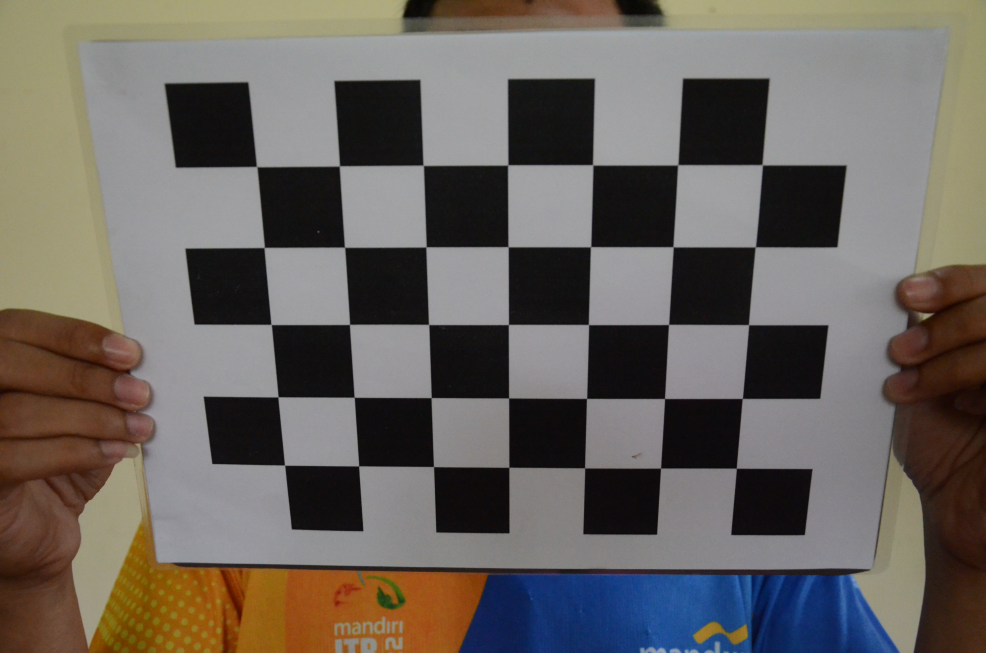
#> input picture notes/core/camera_callibration/img/calib/DSC_2975.JPG, 4928 x 3264 px, found by its file name (shown at 1/5 size); its folder holds only this picture in this run
$ python main.py
#> lines starting #> are read from the running program, lines starting #| are printed output that depends on the picture; after the words box and inside, x2 and y2 are one past the last pixel; in counts of white or black regions, pixels touching at a corner belong together; long printed decimals are rounded
### notes/core/camera_callibration/mycalibrator.py
# 2023, March
# by @mahaamesha
# I want to do camera calibration to get intrinsic and extrinsic parameter.
# Then, I need to undistort test image

import cv2 as cv
import numpy as np
import matplotlib.pyplot as plt
import os


class CameraCalibrator():
	def __init__(self, PATERN_SIZE:tuple=(8,6), calib_dir:str="./img/calib/"):
		print('Initialize CameraCalibrator class ...', end=' ')
		self.PATERN_SIZE = PATERN_SIZE
		self.calib_dir = os.path.join( os.path.abspath(__file__), '../' , calib_dir )
		self.test_dir = os.path.join( os.path.abspath(__file__), '.././img/test/' )

		# store compressed images. i need it later in calibration
		self.obj_imgs = {}

		# termination criteria
		self.criteria = (cv.TERM_CRITERIA_EPS + cv.TERM_CRITERIA_MAX_ITER, 30, 0.001)

		# prepare object points, like (0,0,0), (1,0,0), (2,0,0) ....,(6,5,0)
		self.objp = np.zeros((self.PATERN_SIZE[0] * self.PATERN_SIZE[1], 3), np.float32)
		self.objp[:,:2] = np.mgrid[0:self.PATERN_SIZE[0], 0:self.PATERN_SIZE[1]].T.reshape(-1,2)

		# arrays to store object points and image points from all the images.
		self.objpoints = [] # 3d point in real world space
		self.imgpoints = [] # 2d points in image plane

		# calibration properties
		self.ret = None     # calibration return value
		self.mtx = None     # camera matrix
		self.dist = None    # distortion coefs
		self.rvecs = None   # rotational vector
		self.tvecs = None   # translation vector

		# reprojection error
		self.mean_err = None
		print('Done')


	# [23 lines left out: function compress_calib_imgs, not called in this run]


	# improvement of compress_calib_imgs. See tests/resize/main.py
	def size_preconditioning(self, file_path, dsize:tuple=(1920,1080)):
		"""
		Function to crop image into desired size (default=1920x1080).
		I assume that the input image has larger size.
		"""
#> called with dsize = (1920, 1080)
		im = cv.imread(file_path, cv.IMREAD_GRAYSCALE)
#> im: shape (3264, 4928); min 4, max 174, mean 101
		h, w = im.shape[:2]
#> h = 3264; w = 4928

		# resize
		resize_size = (w, h)
#> resize_size = (4928, 3264)
		c = 1   # divider factor
		while resize_size[0] > dsize[0] and resize_size[1] > dsize[1]:
			c += 0.1
			resize_size = (int(w/c), int(h/c))
			if resize_size[0] < dsize[0] or resize_size[1] < dsize[1]:  # in last iteration
				c -= 0.1
				resize_size = (int(w/c), int(h/c))
				h, w = resize_size[1], resize_size[0]
				break
#> after the loop, c = 2.5; h = 1305; w = 1971
		im_resize = cv.resize(im, resize_size)

		# rows n cols range for cropping
		rows = (h//2-dsize[1]//2, h//2+dsize[1]//2)    # rows ~ height
#> rows = (112, 1192)
		cols = (w//2-dsize[0]//2, w//2+dsize[0]//2)    # cols ~ width
#> cols = (25, 1945)
		im_crop = im_resize[rows[0]:rows[1], cols[0]:cols[1]]

		im_final = cv.rectangle(im_resize.copy(), pt1=(cols[0], rows[0]), pt2=(cols[1], rows[1]), color=(0,255,0), thickness=int(0.5/100*h))
		im_final = cv.circle(im_final, (w//2, h//2), color=(0,255,0), radius=int(1/100*h), thickness=-1)
#> im_final: shape (1305, 1971); min 0, max 173, mean 99.2

		return im_crop


	def compress_calib_imgs2(self):
		print('Compressing calibration images ...')
		def do_func(dir):
			for fname in os.listdir(dir):
				print(f'\tGrayscaling {fname} ...', end=' ')
				path = os.path.join(dir, fname)
				# crop image if it is not in desired size
				img = self.size_preconditioning(path, dsize=(1920,1080))
#> call 2 of size_preconditioning, with dsize = (1920, 1080)
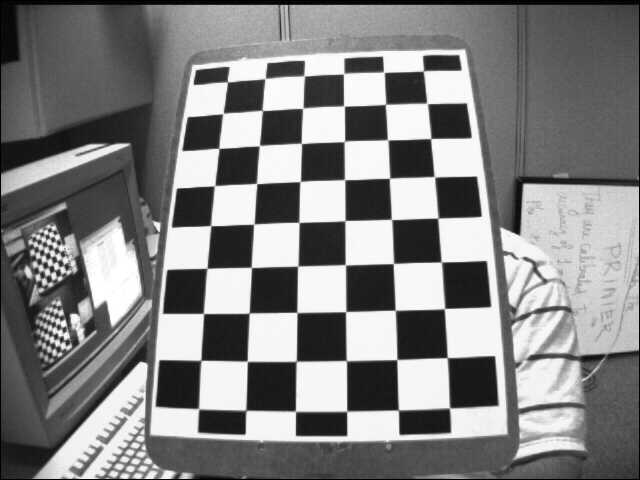
#> input picture notes/core/camera_callibration/img/test/left12.jpg, 640 x 480 px, found by its file name
#> in size_preconditioning, im is the input picture: shape (480, 640); min 0, max 255, mean 129.5
#> in size_preconditioning (call 2), `im_crop = im_resize[rows[0]:rows[1], cols[0]:cols[1]]`:
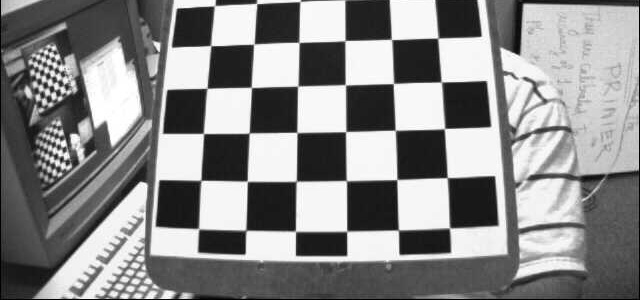
#> im_crop: shape (300, 640); min 0, max 255, mean 137
#> in size_preconditioning (call 2), `im_final = cv.circle(im_final, (w//2, h//2), color=(0,255,0), radius=i..`: im_final: shape (480, 640); 0.02% of pixels changed, all inside (x1, y1, x2, y2) = (316, 236, 325, 245)
				self.obj_imgs.update( {fname: img} )
				print('Done')
		do_func(self.calib_dir)
		do_func(self.test_dir)


	def get_calib_properties(self):
		print('Getting calibration properties ...')
		# find the chessboard pattern
		for fname, gray in list( self.obj_imgs.items() )[:-1]:		# last image is test image
			print('\tFinding chessboard corners in %s ...' %fname, end=' ')
			# img = cv.imread(os.path.join(self.calib_dir, fname))
			# gray = cv.cvtColor(img, cv.COLOR_BGR2GRAY)
			img = cv.cvtColor(gray, cv.COLOR_GRAY2BGR)
			# find the chess board corners
			ret, corners = cv.findChessboardCorners(gray, self.PATERN_SIZE, corners=None, )

			if ret == True:
				self.objpoints.append(self.objp)
				# increase accuracy
				corners2 = cv.cornerSubPix(gray, corners, winSize=(7,7), zeroZone=(-1,-1), criteria=self.criteria)
				self.imgpoints.append(corners2)
				# draw and display the corners
				cv.drawChessboardCorners(img, self.PATERN_SIZE, corners2, ret)
				print('Done')
			else: print('Failed')	# failed detect chessboard corners
#> this loop made 1 pass
#> (fname, ret) on pass 1: ('DSC_2975.JPG', True)
#> (printed output is left out)
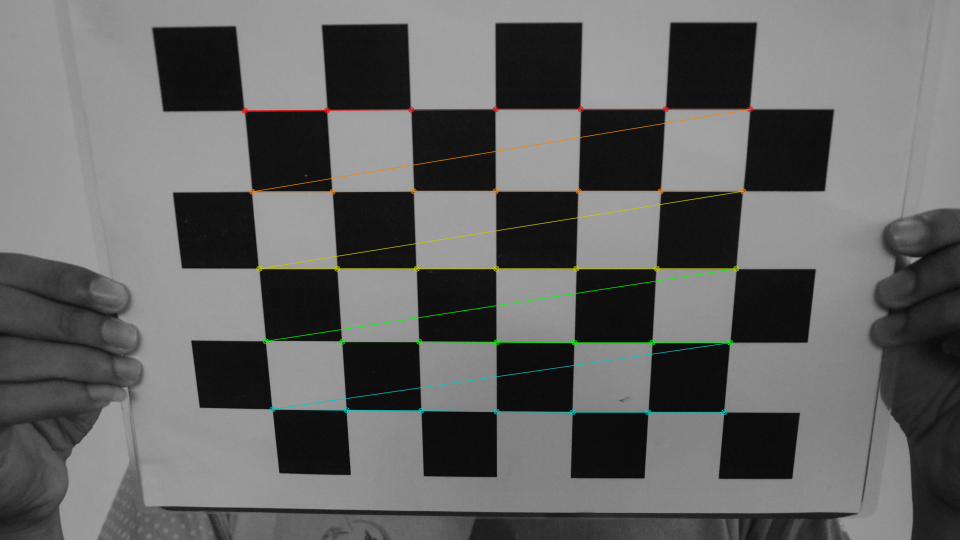
#> img: shape (1080, 1920, 3) (shown at 1/2 size); mean B, G, R 99.2, 100.1, 99.8
#> after the loop, self.imgpoints = 1 item; self.objpoints = 1 item

		# save the last img
		plt.imshow( cv.cvtColor(img, cv.COLOR_BGR2RGB) ); plt.title(fname); plt.savefig( os.path.join(os.path.abspath(__file__), '../img/im_found.jpg'), dpi=300 ); plt.show()

		# calibrate to get intrinsic & extrinsic properties
		# mtx, dist are intrinsic | rvecs, tvecs are extrinsic
		print('Calibrating the camera ...', end=' ')
		self.ret, self.mtx, self.dist, self.rvecs, self.tvecs = cv.calibrateCamera(self.objpoints, self.imgpoints, gray.shape[::-1], \
																					cameraMatrix=None, distCoeffs=None, rvecs=None, tvecs=None)
#> self.ret = 0.401; self.mtx = [[1827, 0, 956.8], [0, 1802.2, 596.1], [0, 0, 1]]; self.dist = [[-0.14, 0.97, -0.00133, -0.00272, -3.49]]; self.rvecs = ([0.331, 0.0375, -0.00378],); self.tvecs = ([-2.8, -2.27, 10.86],)
		# convert tuple to numpy array
		self.rvecs, self.tvecs = np.asarray(self.rvecs), np.asarray(self.tvecs)
#> self.rvecs = [0.331, 0.0375, -0.00378]; self.tvecs = [-2.8, -2.27, 10.86]
		print('Done')


	def calculate_reprojection_error(self):
		print('Calculating the re-projection error ...', end=' ')
		self.mean_err = 0
		for i in range(len(self.objpoints)):
			imgpoints2, _ = cv.projectPoints(self.objpoints[i], self.rvecs[i], self.tvecs[i], self.mtx, self.dist)
			error = cv.norm(self.imgpoints[i], imgpoints2, cv.NORM_L2)/len(imgpoints2)
			self.mean_err += error
#> this loop made 1 pass
#> (error, self.mean_err) on pass 1: (0.0678, 0.0678)
#> after the loop, self.mean_err = 0.0678
		self.mean_err = self.mean_err/len(self.objpoints)
		print('Done')


	def print_calib_properties(self):
		print('\n========== CALIBRATION PROPERTIES ==========\n')
		print('Ret:', self.ret, end="\n\n")
#| Ret: 0.4013
		print('Camera matrix:'); print("Type:", type(self.mtx)); print("Shape:", self.mtx.shape); print(self.mtx, end="\n\n")
		print('Distortion coefficients:'); print("Type:", type(self.dist)); print("Shape:", self.dist.shape); print(self.dist, end="\n\n")
		print('Rotation vectors:'); print("Type:", type(self.rvecs)); print("Shape:", self.rvecs.shape); print(self.rvecs, end="\n\n")
		print('Translation vectors:'); print("Type:", type(self.tvecs)); print("Shape:", self.tvecs.shape); print(self.tvecs, end="\n\n")
		print('*) `rvecs` and `tvecs` contains (3x1) vector for every image.\n')

		print('Re-projection error:', self.mean_err)
#| Re-projection error: 0.06783
		print('*) The closer the re-projection error is to zero, the more accurate the parameters we found are.')
		print('\n======= (END) CALIBRATION PROPERTIES =======\n')


	# if I already did the calibration once, i can save the calib properties
	def store_calib_properties(self, file_path:str='./data/calib_properties.npz'):
		print('Storing calibration properties ...', end=' ')
		file_path = os.path.join( os.path.abspath(__file__), '../' , file_path )
		np.savez(file_path, \
			objpoints=self.objpoints, \
			imgpoints=self.imgpoints, \
			ret=self.ret, \
			mtx=self.mtx, \
			dist=self.dist, \
			rvecs=self.rvecs, \
			tvecs=self.tvecs)
		print('Done')


	def load_calib_properties(self, file_path:str='./data/calib_properties.npz'):
		print('Loading calibration properties ...', end=' ')
		file_path = os.path.join( os.path.abspath(__file__), '../' , file_path )
		data = np.load(file_path)

		self.objpoints = data['objpoints']
		self.imgpoints = data['imgpoints']
		self.ret = data['ret']
		self.mtx = data['mtx']
		self.dist = data['dist']
		self.rvecs = data['rvecs']
		self.tvecs = data['tvecs']
		print('Done')


	def undistort_image(self, file_path:str='./img/test/left12.jpg', alpha=1):
#> called with file_path = '', alpha = 0
		print('Undistorting test image ...')
		path = os.path.join( os.path.abspath(__file__), '../' , file_path )
		print('\tReading test image ...', end=' ')
		if file_path != '':
			img = cv.imread(path, cv.IMREAD_GRAYSCALE)      # test image
			img = self.size_preconditioning(path, dsize=(1920,1080))
		elif file_path == '': img = self.obj_imgs[ list(self.obj_imgs.keys())[-1] ]
		h, w = img.shape
#> h = 300; w = 640
		print('Done')

		# get optimum camera matrix. if alpha=0, it will not remove pixel information
		print('\tOptimizing camera matrix ...', end=' ')
		newcameramtx, roi = cv.getOptimalNewCameraMatrix(self.mtx, self.dist, (w,h), alpha, newImgSize=(w,h))
#> newcameramtx = [[1832.6, 0, 959.8], [0, 1956.3, 647.1], [0, 0, 1]]; roi = (0, 0, 639, 299)
		print('Done')

		# use remapping to undistort image
		print('\tUndistorting test image using remapping method ...', end=' ')
		mapx, mapy = cv.initUndistortRectifyMap(self.mtx, self.dist, None, newcameramtx, (w,h), 5)
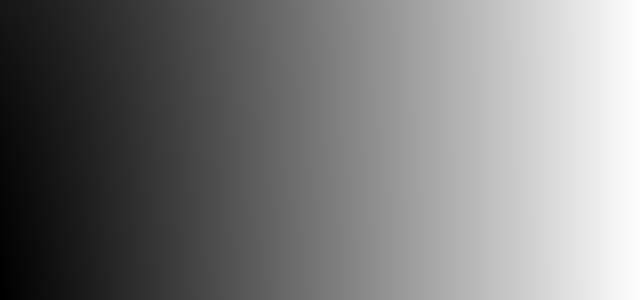
#> mapx: shape (300, 640) float32; min 44.76, max 639, mean 333.6; drawn with min black and max white
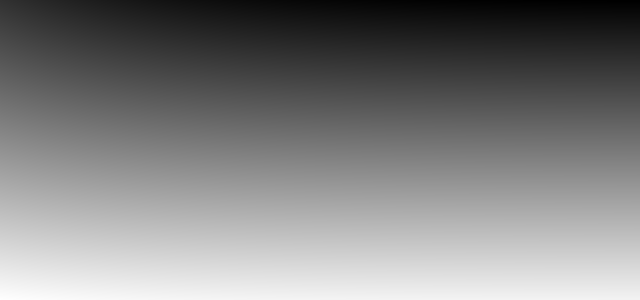
#> mapy: shape (300, 640) float32; min 4.58, max 290.2, mean 147.2; drawn with min black and max white
		dst = cv.remap(img, mapx, mapy, cv.INTER_LINEAR)
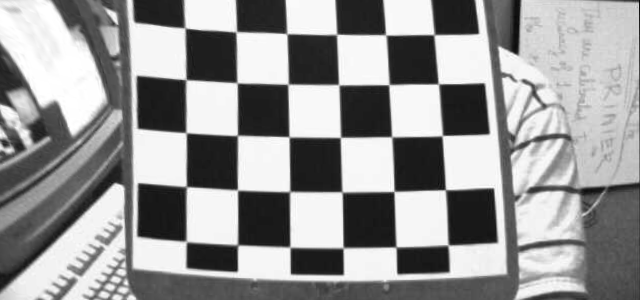
#> dst: shape (300, 640); min 3, max 255, mean 150.4
		# crop the image
		x, y, w, h = roi
#> x = 0; y = 0; w = 639; h = 299
		dst = dst[y:y+h, x:x+w]
#> dst: shape (299, 639)
		print('Done')

		plt.imshow( cv.cvtColor(img, cv.COLOR_BGR2RGB) ); plt.savefig( os.path.join(os.path.abspath(__file__), '../img/im_distorted.jpg'), dpi=300 ); plt.show()
		plt.imshow( cv.cvtColor(dst, cv.COLOR_BGR2RGB) ); plt.savefig( os.path.join(os.path.abspath(__file__), '../img/im_undistorted.jpg'), dpi=300 ); plt.show()

		return img, dst


	def get_diff_image(self, im1, im2):
		print('Getting the absolute difference image ...', end=' ')
		im1_resized = cv.resize(im1, (im2.shape[1], im2.shape[0]))
		im_diff = cv.absdiff(im1_resized, im2)
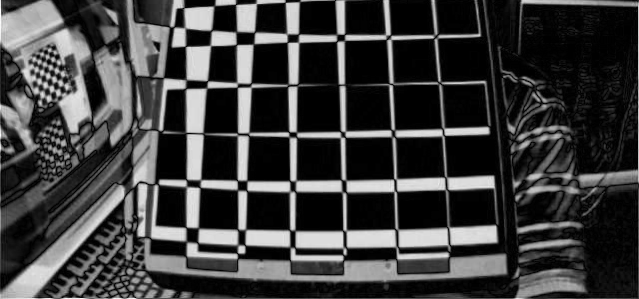
#> im_diff: shape (299, 639); min 0, max 255, mean 62.5

		fig, axs = plt.subplots(1, 2, figsize=(12,6))
		axs[0].imshow( cv.cvtColor(im1, cv.COLOR_BGR2RGB) )
		axs[1].imshow( cv.cvtColor(im2, cv.COLOR_BGR2RGB) )
		plt.savefig( os.path.join(os.path.abspath(__file__), '../img/im_compare.jpg'), dpi=300 ); plt.show()

		plt.imshow( cv.cvtColor(im_diff, cv.COLOR_BGR2RGB) ); plt.savefig( os.path.join(os.path.abspath(__file__), '../img/im_absdiff.jpg'), dpi=300 ); plt.show()
		print('Done')
		return im_diff


	def do_camera_calibration(self):
		self.get_calib_properties()
		self.calculate_reprojection_error()
		self.print_calib_properties()
		self.store_calib_properties()


	def do_image_undistortion(self, file_path:str='./img/test/left12.jpg', alpha:bool=0):
		self.load_calib_properties()
		img, dst = self.undistort_image(file_path, alpha)
		return img, dst

### notes/core/camera_callibration/main.py
import mycalibrator as c


if __name__ == "__main__":
    CamCalib = c.CameraCalibrator(PATERN_SIZE=(7,5), calib_dir='./img/calib/')

    CamCalib.compress_calib_imgs2()

    CamCalib.do_camera_calibration()

    # im1, im2 = CamCalib.do_image_undistortion('./img/test/DSC_2937.JPG', alpha=0)
    im1, im2 = CamCalib.do_image_undistortion('', alpha=0)
    im_diff = CamCalib.get_diff_image(im1, im2)
